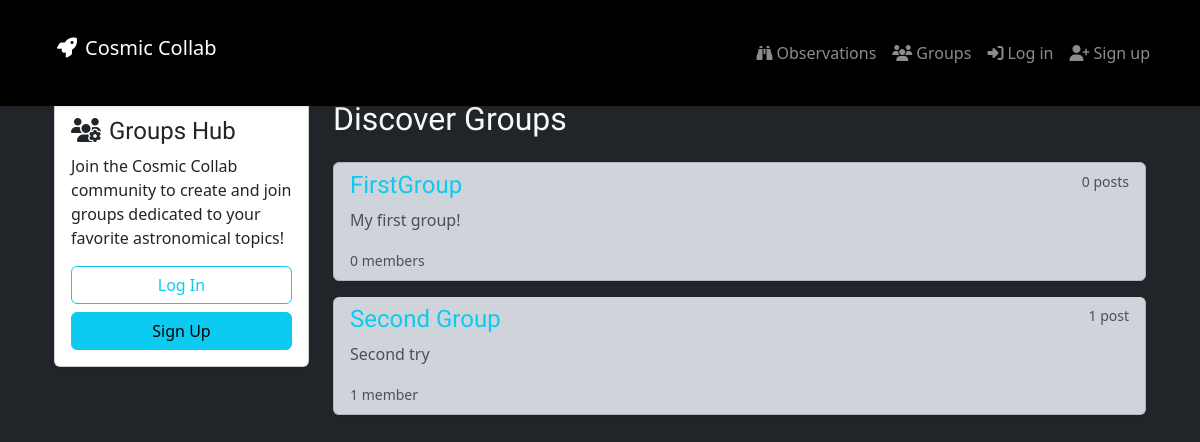
The app's page /groups/, older data.
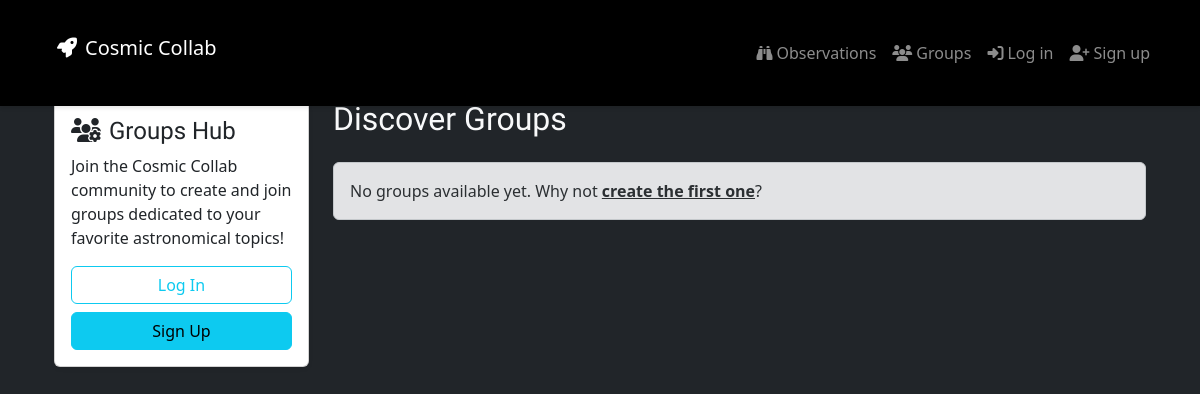
The same page, newer data.
### groups/models.py (models this page shows, shortened)
class Group(models.Model):
    name = models.CharField(max_length=255, unique=True)
    slug = models.SlugField(allow_unicode=True, unique=True)
    description = models.TextField(blank=True, default='')
    description_html = models.TextField(editable=False, default='', blank=True)
    members = models.ManyToManyField(User,through="GroupMember")
    class Meta:
        ordering = ["name"]

### groups/views.py (the view)
# urls.py: path('', views.ListGroups.as_view(), name="all"),
class ListGroups(generic.ListView):
    model = Group

### groups/templates/groups/group_list.html
{% extends "groups/group_base.html" %}
{% block pregroup %}
<div class="col-lg-3 col-md-4 mb-4">
    <div class="card shadow-sm">
        <div class="card-body">
            <h4 class="card-title" style="font-family: 'Orbitron', sans-serif;"><i class="fas fa-users-cog me-2"></i>Groups Hub</h4>
            {% if user.is_authenticated %}
            <p class="small text-muted">Welcome back, @{{ user.username }}!</p>
            <p>Explore existing communities or start your own.</p>
            <a href="{% url 'groups:create' %}" class="btn btn-info w-100"><i class="fas fa-plus me-2"></i>Create New Group</a>
            {% else %}
            <p>Join the Cosmic Collab community to create and join groups dedicated to your favorite astronomical topics!</p>
            <a href="{% url 'accounts:login' %}" class="btn btn-outline-info w-100 mb-2">Log In</a>
            <a href="{% url 'accounts:signup' %}" class="btn btn-info w-100">Sign Up</a>
            {% endif %}
        </div>
    </div>
</div>
{% endblock %}
{% block group_content %}
<div class="col-lg-9 col-md-8">
    <h2 class="mb-4" style="font-family: 'Orbitron', sans-serif;">Discover Groups</h2>
	<div class="list-group">
		{% for group in object_list %}
		<a href="{% url 'groups:single' slug=group.slug %}"
		class="list-group-item list-group-item-action list-group-item-dark flex-column align-items-start mb-3 shadow-sm rounded">
            <div class="d-flex w-100 justify-content-between">
                <h4 class="mb-1 text-info" style="font-family: 'Orbitron', sans-serif;">{{ group.name }}</h4>
                <small class="text-muted">{{ group.posts.count }} post{{ group.posts.count|pluralize }}</small>
            </div>
			<p class="mb-1">{{ group.description_html|safe|truncatewords_html:30 }}</p>
			<small class="text-muted">{{ group.members.count }} member{{ group.members.count|pluralize }}</small>
		</a>
		{% empty %}
        <div class="alert alert-secondary" role="alert">
          No groups available yet. Why not <a href="{% url 'groups:create' %}" class="alert-link">create the first one</a>?
        </div>
		{% endfor %}
	</div>
</div>
{% endblock %}

### groups/templates/groups/group_base.html (shortened to what this page needs)
{% extends "base.html" %}
{% block content %}
<div class="container">
  <div class="row">
    {% block pregroup %}{% endblock %}
    {% block group_content %}{% endblock %}
  </div>
</div>
{% endblock %}

### templates/base.html (shortened to what this page needs)
<!DOCTYPE html>
{% load static %}
<html>
  <head>
    <link href="https://cdn.jsdelivr.net/npm/bootstrap@5.3.3/dist/css/bootstrap.min.css" rel="stylesheet">
    <link rel="stylesheet" href="https://cdnjs.cloudflare.com/ajax/libs/font-awesome/6.5.2/css/all.min.css" />
    <link rel="stylesheet" href="{% static 'simplesocial/css/master.css'%}">
  </head>
  <body class="{% block body_class %}bg-dark text-light{% endblock body_class %}">
    <nav class="navbar navbar-expand-lg navbar-dark bg-black fixed-top" role="navigation" id="navbar">
      <div class="container">
        <a class="navbar-brand font-orbitron" href="{% url 'home' %}">
          <i class="fas fa-rocket me-2"></i>Cosmic Collab
        </a>
        <div class="collapse navbar-collapse" id="navbarNavAltMarkup">
          <div class="navbar-nav ms-auto">
            {% if user.is_authenticated %}
              <a class="nav-link" href="{% url 'posts:create' %}"><i class="fas fa-plus-circle me-1"></i>New Observation</a>
              <a class="nav-link" href="{% url 'posts:all' %}"><i class="fas fa-binoculars me-1"></i>Observations</a>
              <a class="nav-link" href="{% url 'groups:all' %}"><i class="fas fa-users me-1"></i>Groups</a>
              <a class="nav-link" href="{% url 'groups:create' %}"><i class="fas fa-user-plus me-1"></i>Create Group</a>
              <a class="nav-link" href="{% url 'accounts:profile' username=user.username %}"><i class="fas fa-user-astronaut me-1"></i>My Profile</a>
              <a class="nav-link" href="{% url 'accounts:logout' %}"><i class="fas fa-sign-out-alt me-1"></i>Log out</a>
            {% else %}
              <a class="nav-link" href="{% url 'posts:all' %}"><i class="fas fa-binoculars me-1"></i>Observations</a>
              <a class="nav-link" href="{% url 'groups:all' %}"><i class="fas fa-users me-1"></i>Groups</a>
              <a class="nav-link" href="{% url 'accounts:login' %}"><i class="fas fa-sign-in-alt me-1"></i>Log in</a>
              <a class="nav-link" href="{% url 'accounts:signup' %}"><i class="fas fa-user-plus me-1"></i>Sign up</a>
          {% endif %}
        </div>
      </div>
    </nav>
    <div class="container mycontent">
      {% block content %}
      {% endblock %}
    </div>
  </body>
</html>

### static/simplesocial/css/master.css (style rules this page uses)
body { margin: 0; padding: 0; background-color: black; color: white; min-height: 100vh; display: flex; flex-direction: column; }
.mycontent { flex: 1; padding-top: 100px; padding-bottom: 2rem; width: 100%; overflow-y: auto; }
.navbar { min-height: 100px; position: fixed; top: 0; right: 0; left: 0; z-index: 1030; background-color: black; box-shadow: 0 2px 4px rgba(0,0,0,0.1); }
.navbar-brand { padding: 0 15px; height: 90px; line-height: 80px; }

Row changes from the older to the newer data that the page shows:
removed Group: name "FirstGroup", posts.count "0", description_html "My first group!", members.count "0"
removed Group: name "Second Group", posts.count "1", description_html "Second try", members.count "1"
Text that changed along with them:
text now shown: "No groups available yet. Why not create the first one ?"
